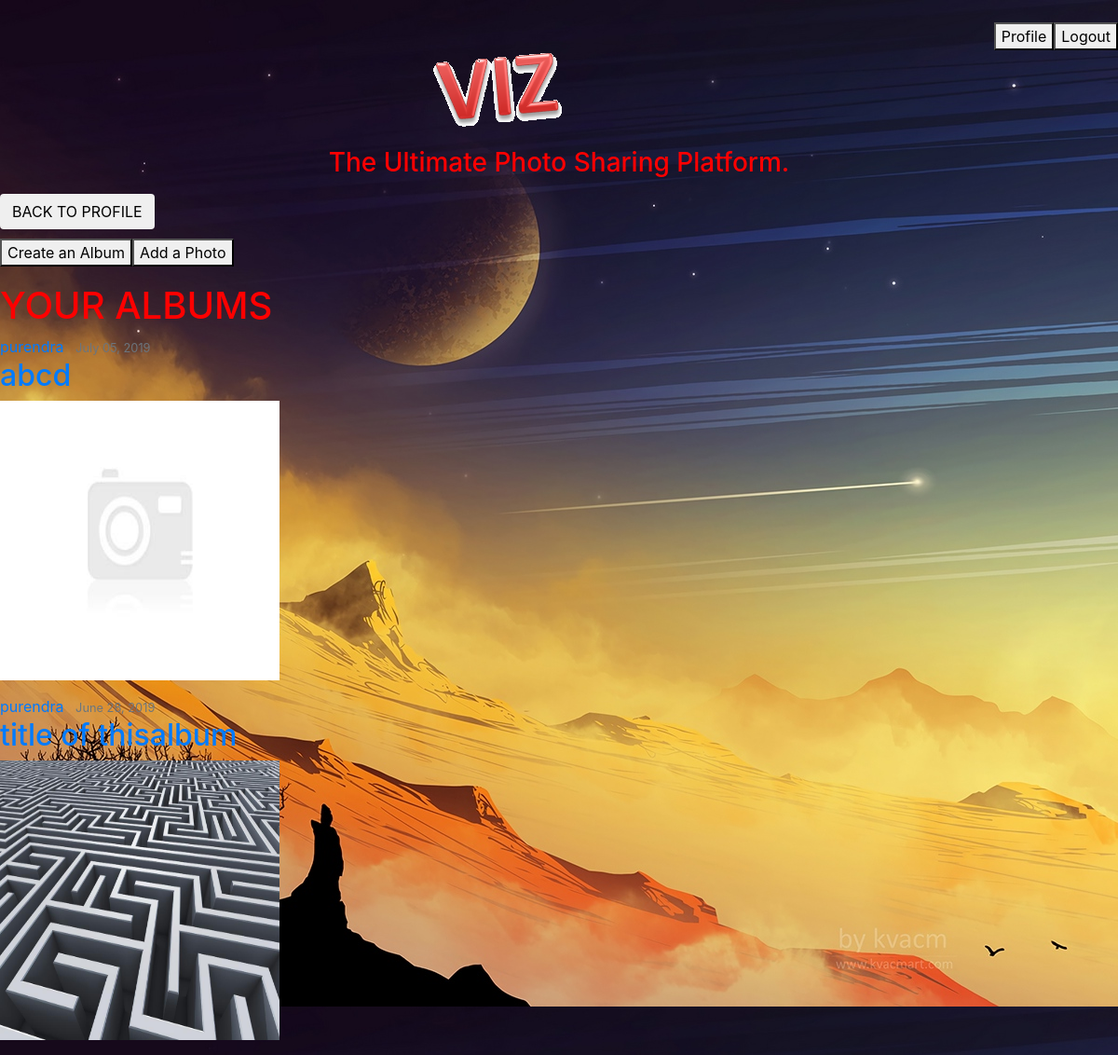
The page /albums/ (signed in) on the database as committed earlier.
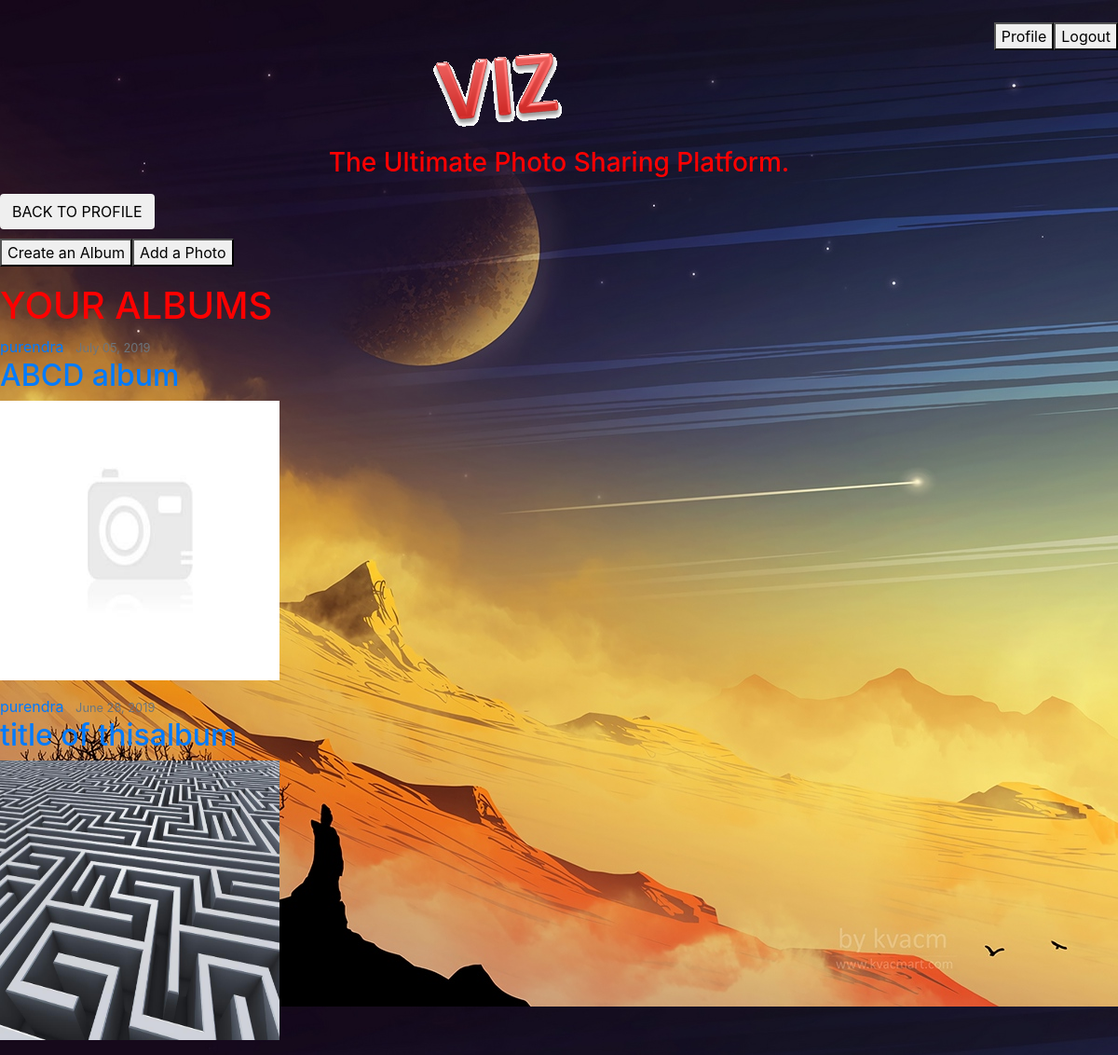
The same page on the database as committed later.
### viz/models.py (models this page shows, shortened)
class Album(models.Model):
	albumid = models.UUIDField(primary_key=True, unique=True, default=uuid.uuid4())
	title = models.CharField(max_length=100)
	description = models.TextField(blank=True)
	date_posted = models.DateTimeField(default=timezone.now)
	owner = models.ForeignKey(User,on_delete=models.CASCADE)
	cover = models.ImageField(upload_to='album_covers',blank=True,default='defaultcover.jpg')

### viz/views.py (the view)
# urls.py: path('albums/',views.AlbumListView.as_view(),name='viz-albums'),
class AlbumListView(LoginRequiredMixin, ListView):
    model = Album
    template_name = 'HTML/albumList.html'  # <app>/<model>_<viewtype>.html
    context_object_name = 'album'
    ordering = ['-date_posted']

### viz/templates/HTML/albumList.html (shortened to what this page needs)
{% extends "HTML/base.html" %}
{% load static %}
{% load crispy_forms_tags %}
{% block content %}
<div style="float:left;">
  <a href="{% url 'viz-profile' %}"><button class="btn btn-back">BACK TO PROFILE</button></a>
</div>
<br><br>
<div style="float:left;">
  <a href="{% url 'viz-createAlbum' %}"><button>Create an Album</button></a>
</div>
<div style="float:left;">
  <a href="{% url 'viz-createPhoto' %}"><button>Add a Photo</button></a>
</div>
<br><br>
<h1 style="color:red;">YOUR ALBUMS</h1>
{% for albums in album %}
		{% if albums.owner.username == user.username %}
        <article class="media content-section">
          <div class="media-body">
            <div class="article-metadata">
              <a class="mr-2" href="#">{{ albums.owner }}</a>
              <small class="text-muted">{{ albums.date_posted|date:"F d, Y" }}</small>
            </div>
            <h2 class="article-title"> <a class="article-title" href="{% url 'viz-showAlbum' albums.albumid %}">{{ albums.title }}</a></h2>
            <p class="article-content"><img src="{{albums.cover.url}}"  height="300" width="300"/></p>
          </div>
        </article>
        {% endif %}
    {% endfor %}
{% endblock content %}

### viz/templates/HTML/base.html (shortened to what this page needs)
{% load static %}
<html>
<head>
<link rel="stylesheet" href="https://maxcdn.bootstrapcdn.com/bootstrap/4.0.0/css/bootstrap.min.css"
integrity="sha384-Gn5384xqQ1aoWXA+058RXPxPg6fy4IWvTNh0E263XmFcJlSAwiGgFAW/dAiS6JXm"/>
<link rel="stylesheet" type="text/css" href="{% static '/CSS/style.css' %}">
</head>
<body>
<br>
{% if user.is_authenticated %}
<a href="{% url 'viz-showSignOut' %}"><button style="float:right;align:top;margin-left=200px;">Logout</button></a>
<a href="{% url 'viz-profile' %}"><button style="float:right;align:top;margin-left=200px;">Profile</button></a><br>
{% endif %}
<div>
<center>
  {% if user.is_authenticated %}
  <a href="{% url 'viz-profile' %}"><img src={% static "/IMG/title.png" %}  alt="Title" style="margin-left: auto; margin-right: auto;"/></a><br>
  {% else %}
  <a href="{% url 'viz-home' %}"><img src={% static "/IMG/title.png" %}  alt="Title" style="margin-left: auto; margin-right: auto;"/></a><br>
  {% endif %}
<p ><h3 style="color:red">The Ultimate Photo Sharing Platform.</h3></p>
</div>
{% block content %}{% endblock %}
</body>
</html>

### viz/static/CSS/style.css (style rules this page uses)
body { background: #fafafa; color: #333333; }
h1, h2, h3, h4, h5, h6 { color: #444444; }

Rows that differ between the two databases and show on the page:
changed Album: title "abcd" → "ABCD album"
